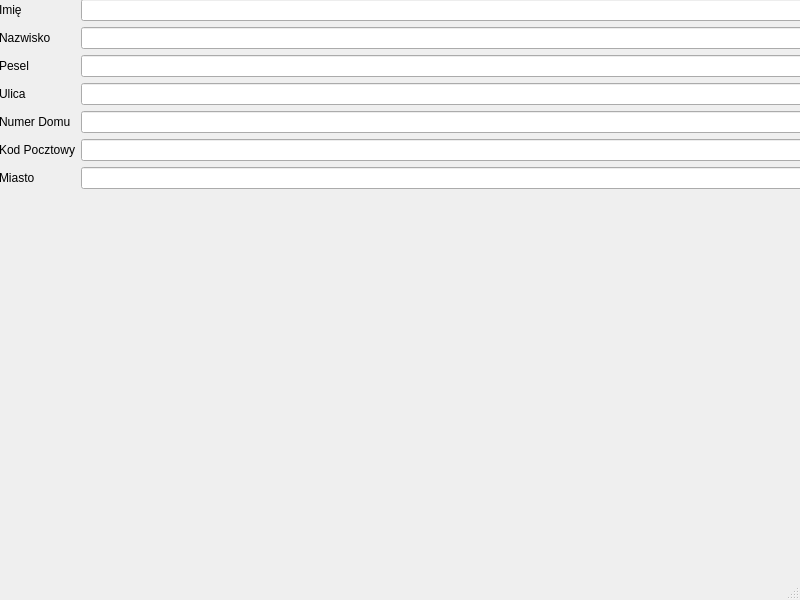
<?xml version="1.0" encoding="UTF-8"?>
<ui version="4.0">
 <class>AddPatientWindow</class>
 <widget class="QMainWindow" name="AddPatientWindow">
  <property name="geometry">
   <rect>
    <x>0</x>
    <y>0</y>
    <width>800</width>
    <height>600</height>
   </rect>
  </property>
  <property name="windowTitle">
   <string>MainWindow</string>
  </property>
  <widget class="QWidget" name="centralwidget">
   <widget class="QWidget" name="formLayoutWidget">
    <property name="geometry">
     <rect>
      <x>-1</x>
      <y>-1</y>
      <width>811</width>
      <height>611</height>
     </rect>
    </property>
    <layout class="QFormLayout" name="formLayout">
     <property name="fieldGrowthPolicy">
      <enum>QFormLayout::AllNonFixedFieldsGrow</enum>
     </property>
     <item row="0" column="0">
      <widget class="QLabel" name="firstName">
       <property name="text">
        <string>Imię</string>
       </property>
      </widget>
     </item>
     <item row="1" column="0">
      <widget class="QLabel" name="lastName">
       <property name="text">
        <string>Nazwisko</string>
       </property>
      </widget>
     </item>
     <item row="1" column="1">
      <widget class="QLineEdit" name="lastNameInput"/>
     </item>
     <item row="2" column="0">
      <widget class="QLabel" name="pesel">
       <property name="text">
        <string>Pesel</string>
       </property>
      </widget>
     </item>
     <item row="3" column="0">
      <widget class="QLabel" name="streetName">
       <property name="text">
        <string>Ulica</string>
       </property>
      </widget>
     </item>
     <item row="4" column="0">
      <widget class="QLabel" name="buildingNumber">
       <property name="text">
        <string>Numer Domu</string>
       </property>
      </widget>
     </item>
     <item row="5" column="0">
      <widget class="QLabel" name="zipCode">
       <property name="text">
        <string>Kod Pocztowy</string>
       </property>
      </widget>
     </item>
     <item row="6" column="0">
      <widget class="QLabel" name="city">
       <property name="text">
        <string>Miasto</string>
       </property>
      </widget>
     </item>
     <item row="6" column="1">
      <widget class="QLineEdit" name="cityInput"/>
     </item>
     <item row="5" column="1">
      <widget class="QLineEdit" name="zipCodeInput"/>
     </item>
     <item row="0" column="1">
      <widget class="QLineEdit" name="firstNameInput"/>
     </item>
     <item row="2" column="1">
      <widget class="QLineEdit" name="peselInput"/>
     </item>
     <item row="4" column="1">
      <widget class="QLineEdit" name="buildingNumberInput"/>
     </item>
     <item row="3" column="1">
      <widget class="QLineEdit" name="streetNameInput"/>
     </item>
    </layout>
   </widget>
  </widget>
  <widget class="QStatusBar" name="statusbar"/>
 </widget>
 <resources/>
 <connections/>
</ui>
